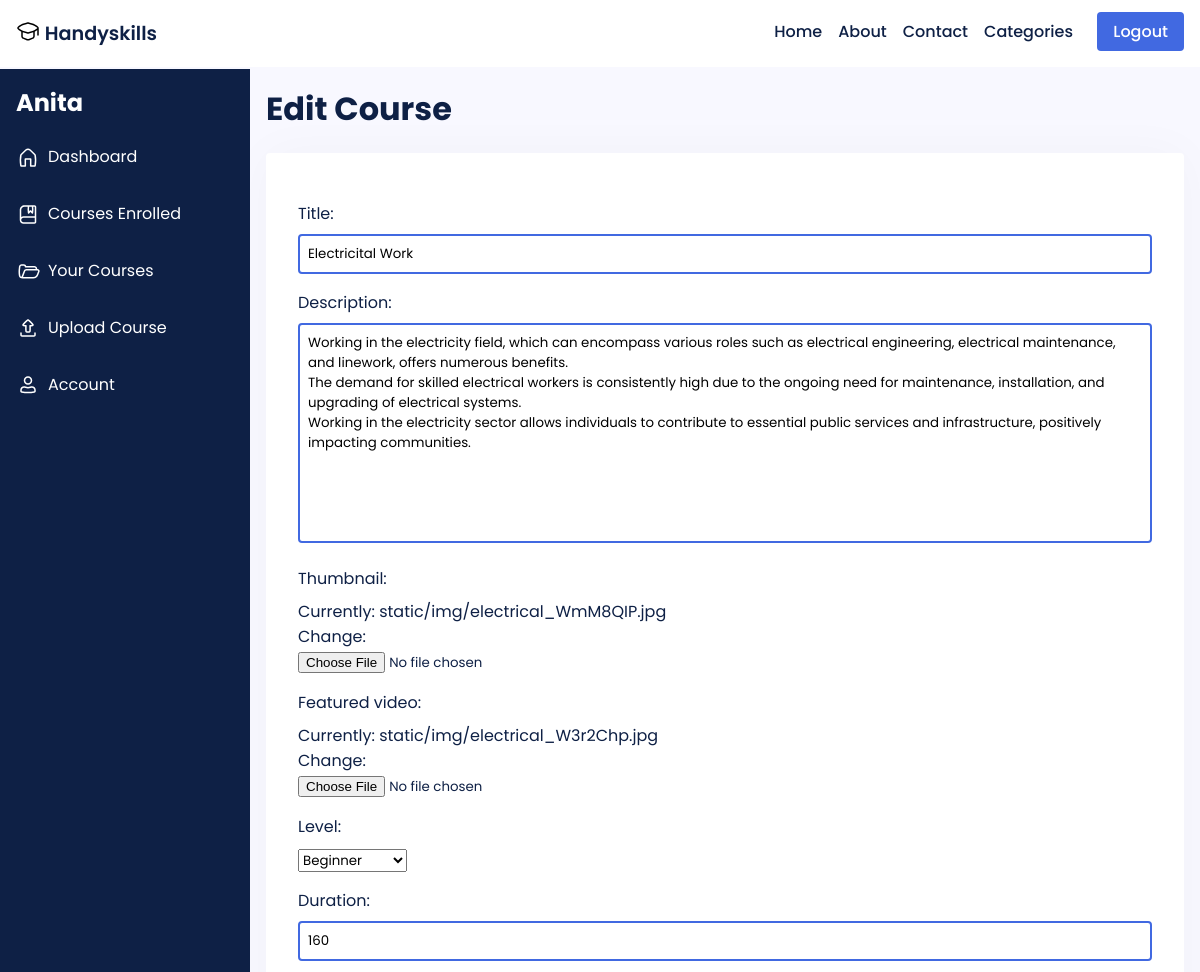
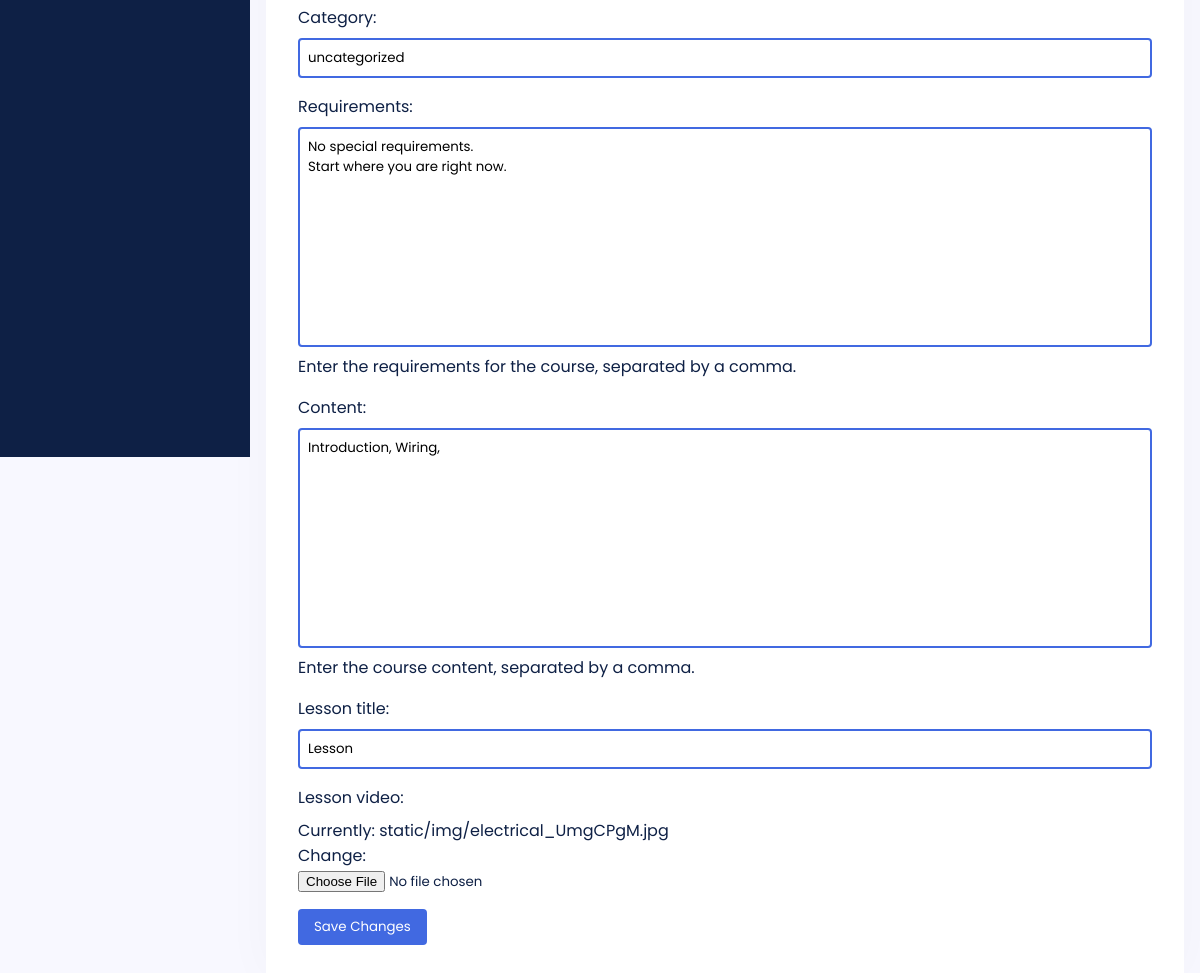
Page /dashboard/electricital-work/course-edit/ (signed in) on the committed database (2 pictures, top to bottom).
### main/models.py (models this page shows, shortened)
class Course(models.Model):
    LEVEL_CHOICES = [
        ('Beginner', 'Beginner'),
        ('Intermediate', 'Intermediate'),
        ('Advanced', 'Advanced')
    ]
    id = models.AutoField(primary_key=True)
    title = models.CharField(max_length=255)
    slug = models.SlugField(unique=True)
    description = models.TextField()
    thumbnail = models.ImageField(upload_to="static/img")
    featured_video = models.ImageField(upload_to="static/img")
    instructor = models.ForeignKey(User, on_delete=models.CASCADE, related_name='courses', default=None)
    created_at = models.DateTimeField(auto_now_add=True)
    updated_at = models.DateTimeField(auto_now=True)
    level = models.CharField(max_length=20, choices=LEVEL_CHOICES, default='Beginner')
    duration = models.CharField(max_length=10, default='0')
    category = models.CharField(max_length=255, default="uncategorized")
    price = models.DecimalField(max_digits=8, decimal_places=2, default=0.00)
    discount = models.DecimalField(max_digits=5, decimal_places=2, default=0.00)
    requirements = models.TextField(help_text='Enter the requirements for the course, separated by a comma.', default='')
    content = models.TextField(help_text='Enter the course content, separated by a comma.', default='')
    lesson_title = models.CharField(max_length=255, default='Lesson')
    lesson_video = models.ImageField(null=True, upload_to="static/img")
    students = models.ManyToManyField(User, related_name='enrolled_courses', blank=True)

### main/views.py (the view)
# urls.py: path('dashboard/<slug:slug>/course-edit/', views.course_edit, name='course-edit'),
@login_required
def course_edit(request, slug):
    course = get_object_or_404(Course, slug=slug, instructor=request.user)
    if request.method == 'POST':
        form = CourseEditForm(request.POST, request.FILES, instance=course)
        if form.is_valid():
            form.save()
    else:
        form = CourseEditForm(instance=course)
    return render(request, 'dashboard/course-edit.html', {'form': form, 'course': course})

### main/forms.py
class CourseEditForm(forms.ModelForm):
    class Meta:
        model = Course
        fields = ('title', 'description', 'thumbnail', 'featured_video', 'level', 'duration', 'category', 'requirements', 'content', 'lesson_title', 'lesson_video')

### templates/dashboard/course-edit.html (shortened to what this page needs)
{% extends 'dashboard-base.html' %}
{% block content %}
<h1>Edit Course</h1>
<form class='course-edit' method="POST" enctype="multipart/form-data">
    {{ form.as_p }}
    <button type="submit">Save Changes</button>
</form>
{% endblock %}

### templates/dashboard-base.html (shortened to what this page needs)
{% load static %}
<!DOCTYPE html>
<html lang="en">
<head>
    <link rel="stylesheet" href="{% static 'css/style.css' %}">
</head>
<body>
    <header>
        <nav style='margin-left: 1rem; margin-right: 1rem' class=''>
            <span>
                <a href='/'>
                    <div style='display: flex; justify-content: baseline; column-gap: .3rem'>
                    <span>Handyskills</span>
                    </div>
                </a>
            </span>
            <ul>
                <li><a href = '/'>Home</a></li>
                <li><a href = '/about'>About</a></li>
                <li><a href = '/contact'>Contact</a></li>
                <li>
                    <a style="display: flex;" class="desktop-categories-btn" href="javascript:void(0);">
                        Categories
                    </a>
                </li>
                <li>
                    {% if user.is_authenticated %}
                    <a class='btn' href='/accounts/logout/'>Logout</a>
                    {% else %}
                    <a class='btn' href='/accounts/login/'>Login</a>&nbsp
                    {% endif %}
                </li>
            </ul>
        </nav>
    </header>
    <main>
        <div class="profile-container">
          <div class="sidebar">
            <h2>{{user}}</h2>
            <ul>
              <a href="/dashboard/home">
                <li style='display: flex; column-gap: .5rem; align-items: center;'>
                    Dashboard
                </li></a>
              <a href="/dashboard/courses-enrolled">
                <li style='display: flex; column-gap: .5rem; align-items: center;'>
                    Courses Enrolled
                </li></a>
              <a href="/dashboard/courses-uploaded">
                <li style='display: flex; column-gap: .5rem; align-items: center;'>
                    Your Courses
                </li></a>
              <a href="/dashboard/upload">
                <li style='display: flex; column-gap: .5rem; align-items: center;'>
                Upload Course
                </li></a>
              <a href="/dashboard/profile">
                <li style='display: flex; column-gap: .5rem; align-items: center;'>
                    Account
                </li></a>
            </ul>
          </div>
          <div class="profile-main">
            {% block content %}{% endblock content %}
          </div>
        </div>
      </main>
</body>
</html>

### static/css/style.css (style rules this page uses)
* { font-family: 'Poppins'; margin: 0; padding: 0; box-sizing: border-box; scroll-behavior: smooth; scroll-padding-top: 2rem; --main-color: #4169E1 }
body { color: #0e2045; background: #fff; display: flex; flex-direction: column; min-height: 100vh; }
main { flex: 1; }
a { text-decoration: none; color: #0e2045; }
button { background-color: var(--main-color); border-radius: 4px; padding: .5rem 1rem; border: none; color: #fff; cursor: pointer; transition: transform .2s ease-in-out; }
.btn { background-color: var(--main-color); border-radius: 4px; padding: .5rem 1rem; border: none; color: #fff; transition: transform .2s ease-in-out; }
header { border-bottom: 2px solid #f8f8ff; }
nav { display: flex; justify-content: space-between; padding: 1.2rem 0; font-weight: 500; }
nav span { font-size: 1.2rem; font-weight: 600; }
nav ul { display: flex; column-gap: 1rem; justify-content: baseline; }
nav li { list-style: none; }
input[type=text] { outline: none; border: 2px solid var(--main-color); border-radius: 4px; background-color: #fff; padding: .5rem .5rem; transition: .3s ease; }
textarea { outline: none; border: 2px solid var(--main-color); border-radius: 4px; background-color: #fff; padding: .5rem .5rem; transition: .3s ease; resize: none; width: 100%; }
.profile-container { display: flex; background-color: #f8f8ff; }
.sidebar { background-color: #0e2045; color: #fff; height: 170vh; min-width: 250px; box-sizing: border-box; top: 0; left: 0; z-index: 1; }
.sidebar h2 { padding: 1rem; margin: 0; font-size: 1.5rem; font-weight: bold; }
.sidebar ul { margin: 0; padding: 0; list-style: none; }
.sidebar li { margin-bottom: 1rem; padding-left: 1rem; padding-top: .5rem; padding-bottom: .5rem; color: #fff; }
.profile-main { flex: 1; padding: 1rem; box-sizing: border-box; min-height: 100vh; }
.profile-main h1 { margin: 0; font-size: 2rem; font-weight: bold; margin-bottom: 20px; }

### templates/dashboard/course-edit.html (style rules this page uses)
.course-edit { background-color: #fff; border-radius: 4px; box-shadow: 0 0 50px rgba(0, 0, 0, 0.03); padding: 2rem; }
label { margin-bottom: .5rem; display: block; }
.course-edit p { margin: 1rem 0; }
input { width: 100%; }
.course-edit a { margin-bottom: 1rem; }

### rows in the picture
Course: title "Electricital Work", description "Working in the electricity field, which can encompass various roles such as electrical engineering, electrical maintenance, and linework, offers numerous benefits. The demand for skilled electrical workers is consistently high due to the ongoing need for maintenance, installation, and upgrading of electrical systems. Working in the electricity sector allows individuals to contribute to essential public services and infrastructure, positively impacting communities.", level "Beginner", duration "160", category "uncategorized", requirements "No special requirements. Start where you are right now.", content "Introduction, Wiring,", lesson_title "Lesson"

### other values in the picture
{{ user }} "Anita"
